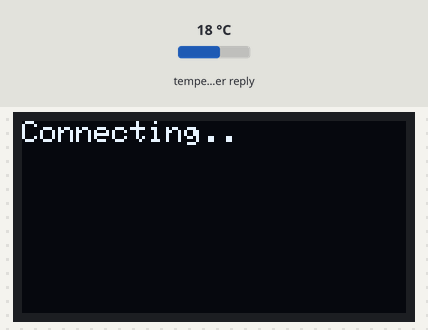
Bench run of a sketch on a simulated ESP32. Parts: 128×64 one-colour display. The inputs (shaded band) are chosen by the test bench; at power-on: temperature in the weather reply 18 °C. WiFi joins after 1.5 s; servers stay silent unless stated; network time is answered at once with the bench clock; the local clock reads 2024-03-15 10:24:30 at power-on unless the sketch sets it; web services answer with replies made up by the test bench; what the sketch prints to the serial monitor is not drawn.

Above: at 0.8 s.
At 1.9 s:
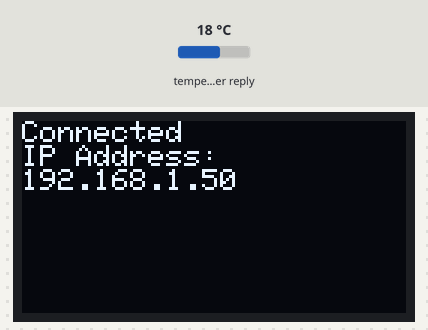
At 3.3 s:
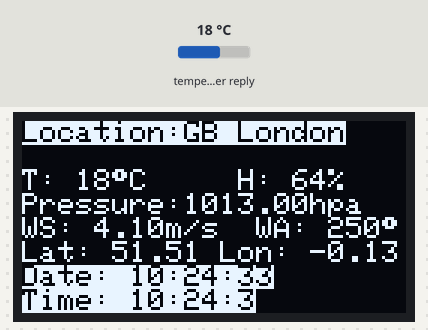
At 16.0 s:
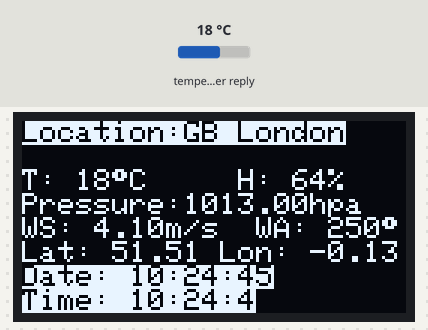
At 22.3 s:
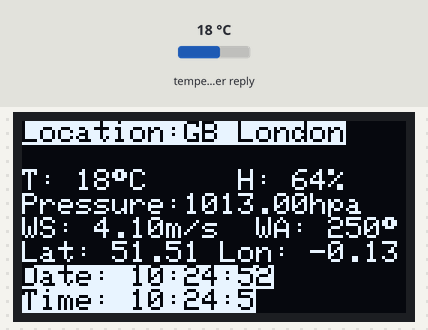
At 35.1 s:
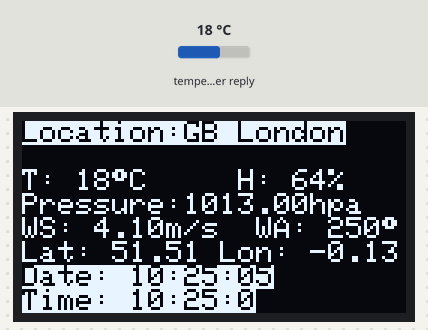

Measured:
- what the display in image 1 shows lasts 1.3 s, from 1.9 s to 3.2 s
- what the display in image 3 shows lasts 6.4 s, from 15.9 s to 22.3 s

The sketch:

ESP32weatherCloud.ino
```cpp
#include <WiFi.h>
#include <ArduinoJson.h>
#include <Wire.h>
#include <Adafruit_GFX.h>
#include <Adafruit_SSD1306.h>
#include <NTPClient.h>
#include <WiFiUdp.h>

Adafruit_SSD1306 display(128, 64, &Wire, -1);

const char *ssid = "Wi-Fi Network 5.0GHz";
const char *password = "februari094";
String APIKEY = "cfe7422fdd687e61e56ca6f4a889bd59";
String CityID = "1636884";
bool id = false;
WiFiClient client;
char servername[] = "api.openweathermap.org";
String result;

WiFiUDP ntpUDP;
NTPClient timeClient(ntpUDP, "my.pool.ntp.org", 25200, 60000); // kathmandu is GMT +5.45 so 19620 is the value. Just multiply your GMT with 3600 and you will get your value.

String formattedDate;
String dayStamp;
String timeStamp;

void setup()
{
  Serial.begin(115200);
  Serial.print("Connecting to ");
  WiFi.mode(WIFI_STA);
  Serial.println(ssid);
  WiFi.begin("ABDANSB", "00000000");

  display.begin(SSD1306_SWITCHCAPVCC, 0x3C);
  delay(200);
  display.clearDisplay();
  display.setTextSize(1);
  display.setTextColor(SSD1306_WHITE);
  display.setCursor(0, 0);
  display.print("Connecting.");
  display.display();
  while (WiFi.status() != WL_CONNECTED)
  {
    delay(500);
    Serial.print(".");
    display.print(".");
    display.display();
  }

  Serial.println("");
  Serial.println("IP address: ");
  Serial.println(WiFi.localIP());
  display.clearDisplay();
  display.setCursor(0, 0);
  display.println("Connected ");
  display.println("IP Address: ");
  display.println(WiFi.localIP());
  display.display();
  delay(1000);
  display.clearDisplay();
  timeClient.begin();
}

void loop()
{
  timeClient.update();
  if (client.connect(servername, 80))
  {
    client.println("GET /data/2.5/weather?id=" + CityID + "&units=metric&APPID=" + APIKEY);
    client.println("Host: api.openweathermap.org");
    client.println("User-Agent: ArduinoWiFi/1.1");
    client.println("Connection: close");
    client.println();
  }
  else
  {
    Serial.println("connection failed");
    Serial.println();
  }

  while (client.connected() && !client.available())
    delay(1);
  while (client.connected() || client.available())
  {
    char c = client.read();
    result = result + c;
  }

  client.stop();
  result.replace('[', ' ');
  result.replace(']', ' ');

  char jsonArray[result.length() + 1];
  result.toCharArray(jsonArray, sizeof(jsonArray));
  jsonArray[result.length() + 1] = '\0';
  StaticJsonDocument<1024> doc;
  DeserializationError error = deserializeJson(doc, jsonArray);

  if (error)
  {
    Serial.print(F("deserializeJson() failed with code "));
    Serial.println(error.c_str());
    return;
  }

  String location = doc["name"];
  String country = doc["sys"]["country"];
  int temperature = doc["main"]["temp"];
  int humidity = doc["main"]["humidity"];
  float pressure = doc["main"]["pressure"];
  int id = doc["id"];
  float Speed = doc["wind"]["speed"];
  int degree = doc["wind"]["deg"];
  float longitude = doc["coord"]["lon"];
  float latitude = doc["coord"]["lat"];

  Serial.println();
  Serial.print("Country: ");
  Serial.println(country);
  Serial.print("Location:");
  Serial.println(location);
  Serial.print("Location ID: ");
  Serial.println(id);
  Serial.printf("Temperature: %d°C\r\n", temperature);
  Serial.printf("Humidity: %d %%\r\n", humidity);
  Serial.printf("Pressure: %.2f hpa\r\n", pressure);
  Serial.printf("Wind speed: %.1f m/s\r\n", Speed);
  Serial.printf("Wind degree: %d°\r\n", degree);
  Serial.printf("Longitude: %.2f\r\n", longitude);
  Serial.printf("Latitude: %.2f\r\n", latitude);

  formattedDate = timeClient.getFormattedTime();
  Serial.println(formattedDate);

  int splitT = formattedDate.indexOf("T");
  dayStamp = formattedDate.substring(0, splitT);
  Serial.print("DATE: ");
  Serial.println(dayStamp);

  timeStamp = formattedDate.substring(splitT + 1, formattedDate.length() - 1);
  Serial.print("HOUR: ");
  Serial.println(timeStamp);

  display.clearDisplay();
  display.setCursor(0, 0);
  display.setTextColor(SSD1306_BLACK, SSD1306_WHITE);
  display.print("Location:");
  display.print(country);
  display.print(" ");
  display.println(location);

  display.println();
  display.setTextColor(SSD1306_WHITE, SSD1306_BLACK);
  display.print("T: ");
  display.print(temperature);
  display.print((char)247);
  display.print("C     ");
  display.print("H: ");
  display.print(humidity);
  display.println("%  ");
  display.print("Pressure:");
  display.print(pressure);
  display.println("hpa");
  display.print("WS: ");
  display.print(Speed);
  display.print("m/s  ");
  display.print("WA: ");
  display.print(degree);
  display.println((char)247);
  display.print("Lat: ");
  display.print(latitude);
  display.print(" ");
  display.print("Lon: ");
  display.println(longitude);
  display.setTextColor(SSD1306_BLACK, SSD1306_WHITE);

  display.print("Date: ");
  display.println(dayStamp);
  display.print("Time: ");
  display.println(timeStamp);

  display.display();

  delay(6000);
}
```
